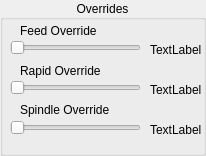
   <widget class="QGroupBox" name="groupBox_4">
    <property name="geometry">
     <rect>
      <x>1125</x>
      <y>535</y>
      <width>206</width>
      <height>156</height>
     </rect>
    </property>
    <property name="title">
     <string>Overrides</string>
    </property>
    <property name="alignment">
     <set>Qt::AlignCenter</set>
    </property>
    <widget class="QLabel" name="feedrate_lb">
     <property name="geometry">
      <rect>
       <x>150</x>
       <y>40</y>
       <width>51</width>
       <height>20</height>
      </rect>
     </property>
     <property name="text">
      <string>TextLabel</string>
     </property>
    </widget>
    <widget class="QLabel" name="label_17">
     <property name="geometry">
      <rect>
       <x>20</x>
       <y>60</y>
       <width>131</width>
       <height>21</height>
      </rect>
     </property>
     <property name="text">
      <string>Rapid Override</string>
     </property>
    </widget>
    <widget class="QLabel" name="spindle_override_0_lb">
     <property name="geometry">
      <rect>
       <x>150</x>
       <y>120</y>
       <width>51</width>
       <height>19</height>
      </rect>
     </property>
     <property name="text">
      <string>TextLabel</string>
     </property>
    </widget>
    <widget class="QSlider" name="spindle_override_sl">
     <property name="geometry">
      <rect>
       <x>10</x>
       <y>120</y>
       <width>131</width>
       <height>16</height>
      </rect>
     </property>
     <property name="orientation">
      <enum>Qt::Horizontal</enum>
     </property>
    </widget>
    <widget class="QLabel" name="label_13">
     <property name="geometry">
      <rect>
       <x>20</x>
       <y>20</y>
       <width>131</width>
       <height>21</height>
      </rect>
     </property>
     <property name="text">
      <string>Feed Override</string>
     </property>
    </widget>
    <widget class="QSlider" name="feed_override_sl">
     <property name="geometry">
      <rect>
       <x>10</x>
       <y>40</y>
       <width>131</width>
       <height>16</height>
      </rect>
     </property>
     <property name="orientation">
      <enum>Qt::Horizontal</enum>
     </property>
     <property name="tickPosition">
      <enum>QSlider::NoTicks</enum>
     </property>
     <property name="tickInterval">
      <number>0</number>
     </property>
    </widget>
    <widget class="QLabel" name="rapidrate_lb">
     <property name="geometry">
      <rect>
       <x>150</x>
       <y>80</y>
       <width>51</width>
       <height>19</height>
      </rect>
     </property>
     <property name="text">
      <string>TextLabel</string>
     </property>
    </widget>
    <widget class="QSlider" name="rapid_override_sl">
     <property name="geometry">
      <rect>
       <x>10</x>
       <y>80</y>
       <width>131</width>
       <height>16</height>
      </rect>
     </property>
     <property name="orientation">
      <enum>Qt::Horizontal</enum>
     </property>
    </widget>
    <widget class="QLabel" name="label_18">
     <property name="geometry">
      <rect>
       <x>20</x>
       <y>100</y>
       <width>131</width>
       <height>20</height>
      </rect>
     </property>
     <property name="text">
      <string>Spindle Override</string>
     </property>
    </widget>
    <widget class="QPushButton" name="pushButton_6">
     <property name="geometry">
      <rect>
       <x>20</x>
       <y>370</y>
       <width>96</width>
       <height>21</height>
      </rect>
     </property>
     <property name="text">
      <string>G0 X0 Y0 Z0</string>
     </property>
     <property name="function" stdset="0">
      <string>mdi</string>
     </property>
     <property name="command" stdset="0">
      <string>G0 X0 Y0 Z0</string>
     </property>
    </widget>
    <widget class="QPushButton" name="pushButton_7">
     <property name="geometry">
      <rect>
       <x>125</x>
       <y>370</y>
       <width>96</width>
       <height>21</height>
      </rect>
     </property>
     <property name="text">
      <string>G0 X0 Y0</string>
     </property>
     <property name="function" stdset="0">
      <string>mdi</string>
     </property>
     <property name="command" stdset="0">
      <string>G0 X0 Y0</string>
     </property>
    </widget>
   </widget>
